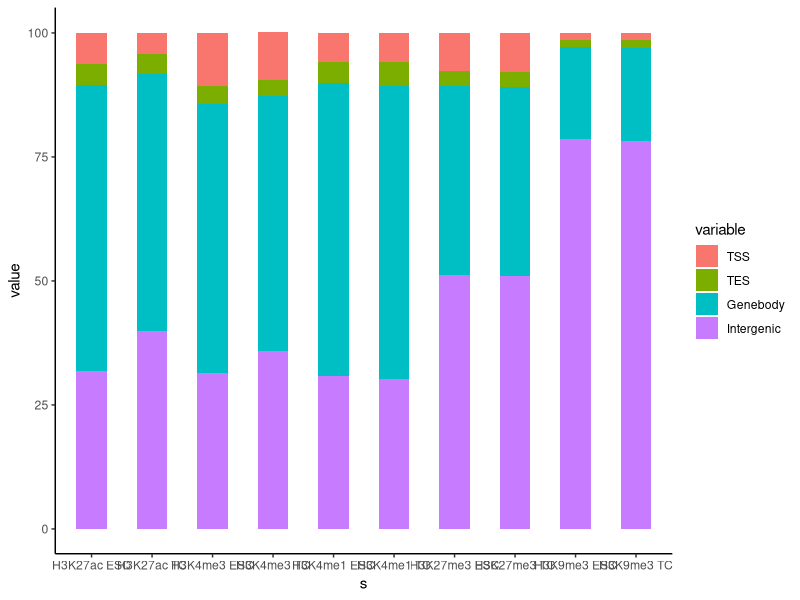

Here is the R script that generated this plot:
x <- read.csv("Distribution.csv",header = F)
x1 <- data.frame(t(x))
s2 <- as.vector(t(x1[1,]))
colnames(x1) <- s2
x1 <- x1[-1,]

library(ggplot2)
library(reshape2)

x2 <- melt(x1,c("Mod", "Genomic"))
x2$s <- paste(x2$Mod,x2$Genomic)
x2$value <- as.numeric(x2$value)
x2$s <- factor(x2$s,levels = c("H3K27ac ESC","H3K27ac TC","H3K4me3 ESC","H3K4me3 TC","H3K4me1 ESC","H3K4me1 TC","H3K27me3 ESC","H3K27me3 TC","H3K9me3 ESC","H3K9me3 TC"))

#x2$variable <- factor(x2$variable,levels = rev(c("TSS","Intergenic","TES","Genebody")))
ggplot(x2,aes(x=s,y=value,fill=variable)) + geom_bar(stat='identity',width=0.5) + theme_classic()
